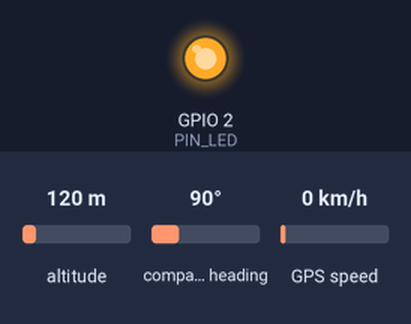
Simulated run of this sketch. Board: ESP32. Parts: output pins drawn as LEDs (lit = HIGH). Inputs (shaded band) come from the test bench; at power-on: altitude 120 m, compass heading 90°, GPS speed 0 km/h. WiFi joins after 1.5 s; servers stay silent unless stated; uploads are accepted with an empty reply; the GPS gets a fix after 3 s at 37.7749, -122.4194 with 8 satellites; what the sketch prints to the serial monitor is not drawn.

Above: at 6.1 s.
At 10.32 s:
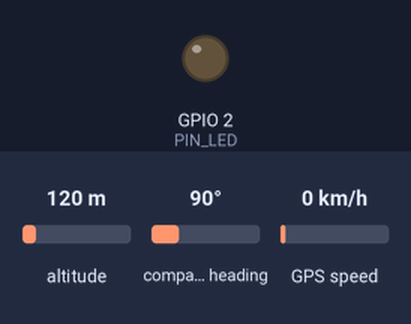
Timing chart, 0 to 15.0 s (numbered marks = the images above):
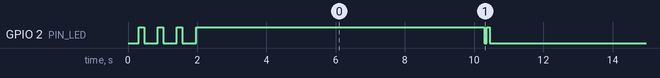

The sketch:

ternak_gps_esp32.ino
```cpp
/*
 * ============================================================
 *  Sistem Monitoring Ternak Real-Time Berbasis Geofencing
 *  Firmware ESP32 + GPS NEO-6M
 * ============================================================
 *
 *  Cara pakai:
 *  1. Ganti WIFI_SSID, WIFI_PASS, SERVER_URL, dan DEVICE_TOKEN.
 *  2. Pastikan ESP32 dan komputer berada di jaringan yang sama.
 *  3. Buka Arduino IDE -> Board: ESP32 Dev Module.
 *  4. Upload, lalu buka Serial Monitor (115200 baud).
 *
 *  Wiring GPS NEO-6M -> ESP32:
 *    VCC  -> 3V3 (atau 5V bila modul memiliki regulator)
 *    GND  -> GND
 *    TX   -> GPIO16 (RX2)
 *    RX   -> GPIO17 (TX2)
 *
 *  Indikator LED (GPIO 2):
 *    - Kedip cepat  : gagal koneksi Wi-Fi
 *    - Nyala         : Wi-Fi terhubung, menunggu fix GPS
 *    - Kedip lambat  : GPS fix, data berhasil dikirim
 *    - Padam         : GPS belum fix / error kirim
 */

#include <WiFi.h>
#include <HTTPClient.h>
#include <TinyGPS++.h>
#include <HardwareSerial.h>

// ------------------------------------------------------------
// KONFIGURASI — ubah bagian ini
// ------------------------------------------------------------
const char* WIFI_SSID     = "NamaWiFi";
const char* WIFI_PASS     = "PasswordWiFi";

// Gunakan IP LAN komputer/server, bukan localhost.
const char* SERVER_URL    = "http://192.168.1.10/sistem monitoring ternak/api/telemetry.php";

// Salin token dari menu Perangkat IoT -> tombol copy.
const char* DEVICE_TOKEN  = "750624536b620133bbc0f3af17a0eff59a20db98afc77a97fc18938ea3e14855";

const unsigned long SEND_INTERVAL_MS = 10000;  // kirim tiap 10 detik
const unsigned long WIFI_RETRY_MS    = 5000;

// ------------------------------------------------------------
// Konfigurasi pin & objek
// ------------------------------------------------------------
const int PIN_LED     = 2;
const int GPS_RX_PIN  = 16;
const int GPS_TX_PIN  = 17;
const int GPS_BAUD    = 9600;

TinyGPSPlus gps;
HardwareSerial gpsSerial(2);

unsigned long lastSend     = 0;
unsigned long lastWifiTry  = 0;
bool          wasConnected = false;

// ------------------------------------------------------------
// LED helpers
// ------------------------------------------------------------
void ledOn()  { digitalWrite(PIN_LED, HIGH); }
void ledOff() { digitalWrite(PIN_LED, LOW); }

void blinkLed(int times, int delayMs) {
  for (int i = 0; i < times; i++) {
    ledOn();
    delay(delayMs);
    ledOff();
    delay(delayMs);
  }
}

// ------------------------------------------------------------
// Wi-Fi
// ------------------------------------------------------------
void connectWiFi() {
  if (WiFi.status() == WL_CONNECTED) {
    return;
  }

  Serial.print("[WiFi] Menghubungkan ke ");
  Serial.println(WIFI_SSID);

  WiFi.mode(WIFI_STA);
  WiFi.begin(WIFI_SSID, WIFI_PASS);

  unsigned long start = millis();
  while (WiFi.status() != WL_CONNECTED && millis() - start < 15000) {
    blinkLed(1, 150);
    delay(250);
    Serial.print(".");
  }

  Serial.println();

  if (WiFi.status() == WL_CONNECTED) {
    Serial.print("[WiFi] Terhubung. IP: ");
    Serial.println(WiFi.localIP());
    ledOn();
  } else {
    Serial.println("[WiFi] Gagal terhubung. Akan dicoba lagi.");
    ledOff();
  }
}

// ------------------------------------------------------------
// Kirim payload JSON ke server
// ------------------------------------------------------------
bool sendTelemetry(double lat, double lng, double accuracy) {
  if (WiFi.status() != WL_CONNECTED) {
    Serial.println("[HTTP] Wi-Fi terputus, membatalkan pengiriman.");
    return false;
  }

  HTTPClient http;
  http.begin(SERVER_URL);
  http.setTimeout(12000);
  http.setConnectTimeout(8000);
  http.addHeader("Content-Type", "application/json");
  http.addHeader("Authorization", String("Bearer ") + DEVICE_TOKEN);

  char payload[220];
  snprintf(
    payload,
    sizeof(payload),
    "{\"latitude\":%.7f,\"longitude\":%.7f,\"accuracy\":%.1f,\"satellites\":%d,\"hdop\":%.2f}",
    lat,
    lng,
    accuracy,
    gps.satellites.isValid() ? gps.satellites.value() : 0,
    gps.hdop.isValid() ? gps.hdop.hdop() : 0.0
  );

  Serial.print("[HTTP] POST ");
  Serial.println(payload);

  int statusCode = http.POST((uint8_t*)payload, strlen(payload));
  String response = http.getString();

  Serial.print("[HTTP] Status: ");
  Serial.println(statusCode);
  Serial.print("[HTTP] Respons: ");
  Serial.println(response);

  http.end();

  if (statusCode == 200 || statusCode == 201) {
    blinkLed(2, 80);
    return true;
  }

  ledOff();
  return false;
}

// ------------------------------------------------------------
// Setup
// ------------------------------------------------------------
void setup() {
  Serial.begin(115200);
  delay(300);

  pinMode(PIN_LED, OUTPUT);
  ledOff();

  Serial.println();
  Serial.println("==============================================");
  Serial.println("  TernakTrack - GPS Tracker ESP32");
  Serial.println("==============================================");

  gpsSerial.begin(GPS_BAUD, SERIAL_8N1, GPS_RX_PIN, GPS_TX_PIN);
  Serial.println("[GPS] Menunggu sinyal satelit...");

  connectWiFi();
}

// ------------------------------------------------------------
// Loop
// ------------------------------------------------------------
void loop() {
  // Baca data GPS secara non-blocking.
  while (gpsSerial.available() > 0) {
    gps.encode(gpsSerial.read());
  }

  // Jaga koneksi Wi-Fi dengan auto-reconnect.
  if (WiFi.status() != WL_CONNECTED) {
    if (wasConnected) {
      Serial.println("[WiFi] Koneksi terputus.");
      wasConnected = false;
      ledOff();
    }

    if (millis() - lastWifiTry > WIFI_RETRY_MS) {
      lastWifiTry = millis();
      connectWiFi();
    }

    return;
  }

  wasConnected = true;

  if (millis() - lastSend < SEND_INTERVAL_MS) {
    return;
  }
  lastSend = millis();

  if (!gps.location.isValid() || !gps.location.isUpdated()) {
    Serial.println("[GPS] Signal Lost: belum ada fix. Data tidak dikirim.");
    ledOff();
    return;
  }

  double lat = gps.location.lat();
  double lng = gps.location.lng();

  // Tolak koordinat (0,0) yang menandakan GPS belum lock.
  if (fabs(lat) < 0.0000001 && fabs(lng) < 0.0000001) {
    Serial.println("[GPS] Koordinat tidak valid (0,0).");
    ledOff();
    return;
  }

  double accuracy = gps.hdop.isValid() ? gps.hdop.hdop() * 5.0 : 10.0;

  Serial.print("[GPS] Fix: ");
  Serial.print(lat, 7);
  Serial.print(", ");
  Serial.println(lng, 7);

  sendTelemetry(lat, lng, accuracy);
}
```

Measured:
- by itself, GPIO 2 (PIN_LED): HIGH → LOW at 0.46 s, → HIGH 0.40 s later, → LOW 0.15 s later, → HIGH 0.40 s later, … (53 changes in this stretch)
